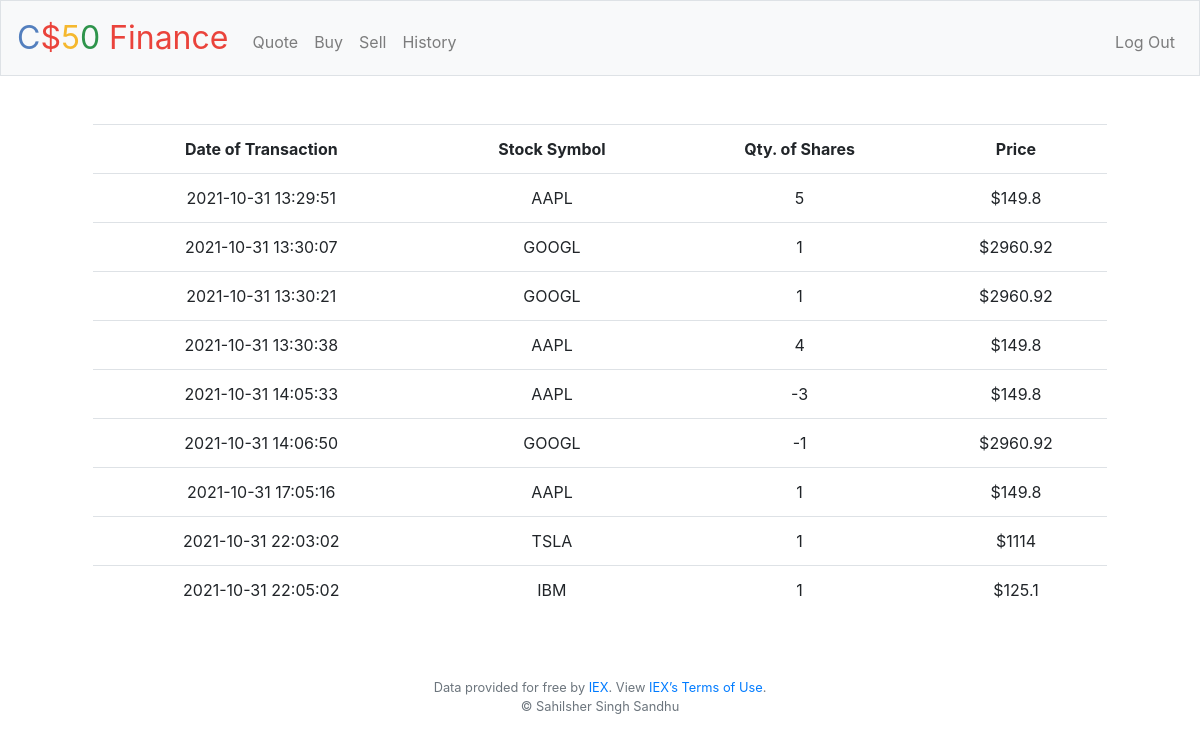
Screenshot of /history (signed in) with the database file from the repository.
### tables this page shows
CREATE TABLE 'transactions' ('user_id' integer NOT NULL, 'stock' text NOT NULL, 'quantity' integer NOT NULL, 'price' numeric NOT NULL, 'date' text NOT NULL);

### application.py (the view)
@app.route("/history")
@login_required
def history():
    portfolio = db.execute("SELECT stock, quantity, price, date FROM transactions WHERE user_id = ?", session["user_id"])
    if not portfolio:
        return apology("sorry you have no transactions on record")
    return render_template("history.html", stocks=portfolio)

### application.py (called while the page is built)
@app.after_request
def after_request(response):
    response.headers["Cache-Control"] = "no-cache, no-store, must-revalidate"
    response.headers["Expires"] = 0
    response.headers["Pragma"] = "no-cache"
    return response

### helpers.py (called while the page is built)
def login_required(f):
    @wraps(f)
    def decorated_function(*args, **kwargs):
        if session.get("user_id") is None:
            return redirect("/login")
        return f(*args, **kwargs)
    return decorated_function

### templates/history.html (shortened to what this page needs)
{% extends "layout.html" %}
{% block main %}
    <div class="container">
        <table class="table">
            <tr>
                <th>Date of Transaction</th>
                <th>Stock Symbol</th>
                <th>Qty. of Shares</th>
                <th>Price</th>
            </tr>
            {% for stock in stocks %}
                <tr>
                    <td>{{ stock['date'] }}</td>
                    <td>{{ stock['stock'].upper() }}</td>
                    <td>{{ stock['quantity'] }}</td>
                    <td>${{ stock['price'] }}</td>
                </tr>
            {% endfor %}
        </table>
    </div>
{% endblock %}

### templates/layout.html (shortened to what this page needs)
<!DOCTYPE html>
<html lang="en">
    <head>
        <link rel="stylesheet" href="https://cdn.jsdelivr.net/npm/bootstrap@4.5.3/dist/css/bootstrap.min.css">
        <link href="/static/styles.css" rel="stylesheet">
    </head>
    <body>
        <nav class="navbar navbar-expand-md navbar-light bg-light border">
            <a class="navbar-brand" href="/"><span class="blue">C</span><span class="red">$</span><span class="yellow">5</span><span class="green">0</span> <span class="red">Finance</span></a>
            <div class="collapse navbar-collapse" id="navbar">
                {% if session.user_id %}
                    <ul class="navbar-nav mr-auto mt-2">
                        <li class="nav-item"><a class="nav-link" href="/quote">Quote</a></li>
                        <li class="nav-item"><a class="nav-link" href="/buy">Buy</a></li>
                        <li class="nav-item"><a class="nav-link" href="/sell">Sell</a></li>
                        <li class="nav-item"><a class="nav-link" href="/history">History</a></li>
                    </ul>
                    <ul class="navbar-nav ml-auto mt-2">
                        <li class="nav-item"><a class="nav-link" href="/logout">Log Out</a></li>
                    </ul>
                {% else %}
                    <ul class="navbar-nav ml-auto mt-2">
                        <li class="nav-item"><a class="nav-link" href="/register">Register</a></li>
                        <li class="nav-item"><a class="nav-link" href="/login">Log In</a></li>
                    </ul>
                {% endif %}
            </div>
        </nav>
        <main class="container p-5">
            {% block main %}{% endblock %}
        </main>
        <footer class="small text-center text-muted">
            Data provided for free by <a href="https://iextrading.com/developer">IEX</a>. View <a href="https://iextrading.com/api-exhibit-a/">IEX’s Terms of Use</a>.
        </footer>
        <footer class="small text-center text-muted">
            &#169; Sahilsher Singh Sandhu
        </footer>
    </body>
</html>

### static/styles.css (style rules this page uses)
nav .navbar-brand { font-size: xx-large; }
nav .navbar-brand .blue { color: #537fbe; }
nav .navbar-brand .red { color: #ea433b; }
nav .navbar-brand .yellow { color: #f5b82e; }
nav .navbar-brand .green { color: #2e944b; }
main { overflow-x: auto; text-align: center; }

### rows the page displays
transactions: date "2021-10-31 13:29:51", stock "AAPL", quantity "5", price "149.8"
transactions: date "2021-10-31 13:30:07", stock "GOOGL", quantity "1", price "2960.92"
transactions: date "2021-10-31 13:30:21", stock "GOOGL", quantity "1", price "2960.92"
transactions: date "2021-10-31 13:30:38", stock "AAPL", quantity "4", price "149.8"
transactions: date "2021-10-31 14:05:33", stock "AAPL", quantity "-3", price "149.8"
transactions: date "2021-10-31 14:06:50", stock "GOOGL", quantity "-1", price "2960.92"
transactions: date "2021-10-31 17:05:16", stock "AAPL", quantity "1", price "149.8"
transactions: date "2021-10-31 22:03:02", stock "TSLA", quantity "1", price "1114"
transactions: date "2021-10-31 22:05:02", stock "IBM", quantity "1", price "125.1"
